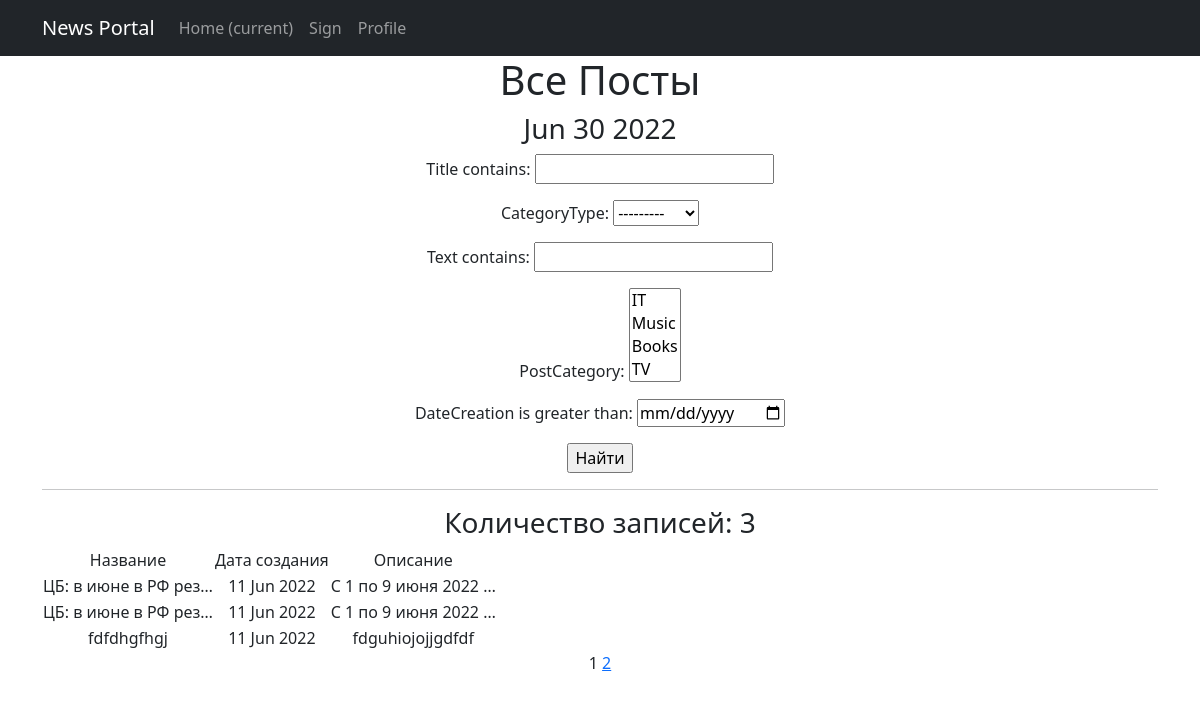
The app's page /news/search/ with its own data.
### newapp/models.py (models this page shows, shortened)
class Post(models.Model):
    author = models.ForeignKey(Author, on_delete=models.CASCADE)
    NEWS = 'NW'
    ARTICLE = 'AR'
    CATEGORY_CHOICES = (
        (NEWS, "новость"),
        (ARTICLE, "статья")
    )
    categoryType = models.CharField(max_length=2, choices=CATEGORY_CHOICES, default=ARTICLE)
    dateCreation = models.DateTimeField(auto_now_add=True)
    postCategory = models.ManyToManyField(Category, through='PostCategory')
    title = models.CharField(max_length=128)
    text = models.TextField()
    rating = models.SmallIntegerField(default=0)

### newapp/views.py (the view)
# urls.py: path('search/',Post_Filter.as_view(),name='search'),
class Post_Filter(ListView):
    model = Post
    ordering = '-dateCreation'
    template_name = 'search.html'
    context_object_name = 'News'
    paginate_by = 3
    form_class =PostForm
    def get_queryset(self):
        queryset=super().get_queryset()
        self.filterset=PostFilter(self.request.GET,queryset)
        return self.filterset.qs
    def get_context_data(self, **kwargs):
        context = super().get_context_data(**kwargs)
        context['time_now'] = datetime.utcnow()
        context['filterset'] = self.filterset
        return context

### newapp/models.py (called while the page is built)
    def __str__(self):
        return '{}'.format(self.name)

### newapp/templatetags/custom_filters.py (called while the page is built)
@register.filter()
def censor(text):
    Cens_word = ["Редиска"]
    low = text.lower()
    for i in Cens_word:
        if i.find(low):
            low = text.replace(i[1:], "*" * (len(i) -1))
    return f'{low}'

### newapp/templatetags/custom_tags.py (called while the page is built)
@register.simple_tag(takes_context=True)
def url_replace(context, **kwargs):
   d = context['request'].GET.copy()
   for k, v in kwargs.items():
       d[k] = v
   return d.urlencode()

### templates/search.html (shortened to what this page needs)
{% extends 'flatpages/default.html' %}
{% load custom_filters %}
{% load custom_tags %}
{% block content %}
<h1> Все Посты</h1>
<h3>{{ time_now|date:'M d Y' }}</h3>
<form action="" method="get">
       {{ filterset.form.as_p }}
       <input type="submit" value="Найти" />
   </form>
<hr>
{% if News %}
<h3>Количество записей: {{News|length }}</h3>
    <table>
        <tr>
            <td>Название</td>
            <td>Дата создания</td>
            <td>Описание</td>
        </tr>
        {% for new in News %}
    <tr>
        <td>{{ new.title|truncatechars:20|censor }}</td>
        <td>{{ new.dateCreation|date:'d M Y' }}</td>
        <td>{{ new.text|truncatechars:20|censor }}</td>
    </tr>
        {% endfor %}
    </table>
{% else %}
       <h2>Постов нет!</h2>
{% endif %}
   {{ page_obj.number }}
   {% if page_obj.has_next %}
       <a href="?{% url_replace page=page_obj.next_page_number %}">{{ page_obj.next_page_number }}</a>
   {% endif %}
{% endblock content %}

### records on screen
Post: title|censor "ЦБ: в июне в РФ рез…", dateCreation "11 Jun 2022", text|censor "С 1 по 9 июня 2022 …"
Post: title|censor "ЦБ: в июне в РФ рез…", dateCreation "11 Jun 2022", text|censor "С 1 по 9 июня 2022 …"
Post: title|censor "fdfdhgfhgj", dateCreation "11 Jun 2022", text|censor "fdguhiojojjgdfdf"

### other values on screen
{{ time_now|date:'M d Y' }} "Jun 30 2022"
{{ News|length }} "3"
{{ page_obj.number }} "1"
{{ page_obj.next_page_number }} "2"
